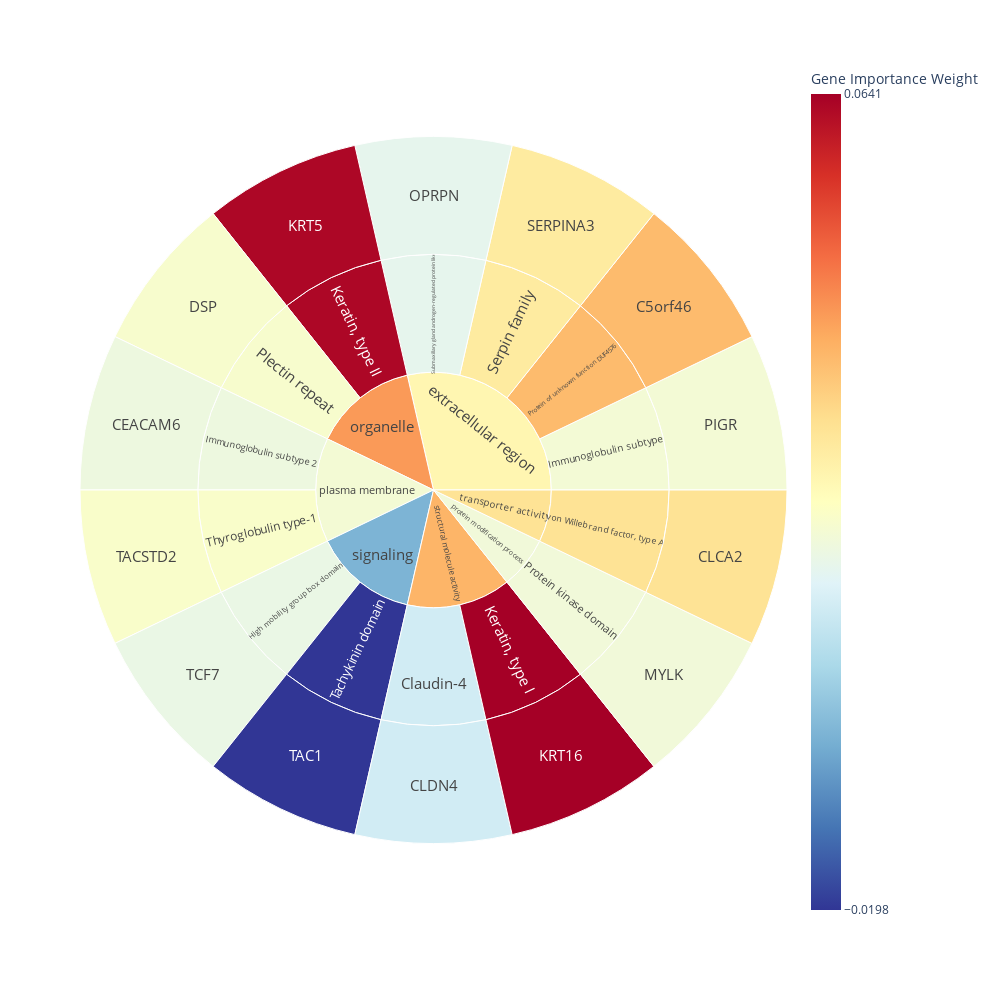

The notebook cell this image was saved under:
### Markdown cell above
### Visualise genes and gene weights as a sunburst plot for easier interpretability

### Code cell
fig = px.sunburst(df_filtered, 
                  path=['Pathway', 'Family', 'Gene'], 
                  color='Gene Weight',
                  color_continuous_scale='RdYlBu_r')

fig.update_layout(coloraxis_colorbar=dict(
    title="Gene Importance Weight",
    tickvals=[min(df_filtered['Gene Weight']), max(df_filtered['Gene Weight'])],
    tickmode='array' 
))

fig.update_layout(
    width=1000,
    height=1000
)

fig.update_traces(
    textinfo="label",
    insidetextfont=dict(size=15)
)

fig.show()

### Figure 1 — Plotly figure (JSON) as saved in the notebook; plotly's stock layout.template omitted (floating-point values rounded to 4 significant figures)
{"data": [{"branchvalues": "total", "customdata": [[0.0367], [0.0174], [0.0297], [0.0114], [0.0201], [0.0641], [0.0628], [0.0183], [0.0154], [0.0189], [0.0276], [-0.0198], [0.0206], [0.0165], [0.0114], [0.0165], [0.0189], [0.0174], [0.0641], [0.0628], [0.0201], [0.0183], [0.0367], [0.0276], [0.0154], [-0.0198], [0.0206], [0.0297], [0.02465], [0.04145], [0.019], [0.0183], [-0.00165], [0.03775], [0.0297]], "domain": {"x": [0, 1], "y": [0, 1]}, "hovertemplate": "labels=%{label}<br>count=%{value}<br>parent=%{parent}<br>id=%{id}<br>Gene Weight=%{color}<extra></extra>", "ids": ["extracellular region/Protein of unknown function DUF4576/C5orf46", "plasma membrane/Immunoglobulin subtype 2/CEACAM6", "transporter activity/von Willebrand factor, type A/CLCA2", "structural molecule activity/Claudin-4/CLDN4", "organelle/Plectin repeat/DSP", "structural molecule activity/Keratin, type I/KRT16", "organelle/Keratin, type II/KRT5", "protein modification process/Protein kinase domain/MYLK", "extracellular region/Submaxillary gland androgen-regulated protein like/OPRPN", "extracellular region/Immunoglobulin subtype/PIGR", "extracellular region/Serpin family/SERPINA3", "signaling/Tachykinin domain/TAC1", "plasma membrane/Thyroglobulin type-1/TACSTD2", "signaling/High mobility group box domain/TCF7", "structural molecule activity/Claudin-4", "signaling/High mobility group box domain", "extracellular region/Immunoglobulin subtype", "plasma membrane/Immunoglobulin subtype 2", "structural molecule activity/Keratin, type I", "organelle/Keratin, type II", "organelle/Plectin repeat", "protein modification process/Protein kinase domain", "extracellular region/Protein of unknown function DUF4576", "extracellular region/Serpin family", "extracellular region/Submaxillary gland androgen-regulated protein like", "signaling/Tachykinin domain", "plasma membrane/Thyroglobulin type-1", "transporter activity/von Willebrand factor, type A", "extracellular region", "organelle", "plasma membrane", "protein modification process", "signaling", "structural molecule activity", "transporter activity"], "insidetextfont": {"size": 15}, "labels": ["C5orf46", "CEACAM6", "CLCA2", "CLDN4", "DSP", "KRT16", "KRT5", "MYLK", "OPRPN", "PIGR", "SERPINA3", "TAC1", "TACSTD2", "TCF7", "Claudin-4", "High mobility group box domain", "Immunoglobulin subtype", "Immunoglobulin subtype 2", "Keratin, type I", "Keratin, type II", "Plectin repeat", "Protein kinase domain", "Protein of unknown function DUF4576", "Serpin family", "Submaxillary gland androgen-regulated protein like", "Tachykinin domain", "Thyroglobulin type-1", "von Willebrand factor, type A", "extracellular region", "organelle", "plasma membrane", "protein modification process", "signaling", "structural molecule activity", "transporter activity"], "marker": {"coloraxis": "coloraxis", "colors": [0.0367, 0.0174, 0.0297, 0.0114, 0.0201, 0.0641, 0.0628, 0.0183, 0.0154, 0.0189, 0.0276, -0.0198, 0.0206, 0.0165, 0.0114, 0.0165, 0.0189, 0.0174, 0.0641, 0.0628, 0.0201, 0.0183, 0.0367, 0.0276, 0.0154, -0.0198, 0.0206, 0.0297, 0.02465, 0.04145, 0.019, 0.0183, -0.00165, 0.03775, 0.0297]}, "name": "", "parents": ["extracellular region/Protein of unknown function DUF4576", "plasma membrane/Immunoglobulin subtype 2", "transporter activity/von Willebrand factor, type A", "structural molecule activity/Claudin-4", "organelle/Plectin repeat", "structural molecule activity/Keratin, type I", "organelle/Keratin, type II", "protein modification process/Protein kinase domain", "extracellular region/Submaxillary gland androgen-regulated protein like", "extracellular region/Immunoglobulin subtype", "extracellular region/Serpin family", "signaling/Tachykinin domain", "plasma membrane/Thyroglobulin type-1", "signaling/High mobility group box domain", "structural molecule activity", "signaling", "extracellular region", "plasma membrane", "structural molecule activity", "organelle", "organelle", "protein modification process", "extracellular region", "extracellular region", "extracellular region", "signaling", "plasma membrane", "transporter activity", "", "", "", "", "", "", ""], "textinfo": "label", "type": "sunburst", "values": [1, 1, 1, 1, 1, 1, 1, 1, 1, 1, 1, 1, 1, 1, 1, 1, 1, 1, 1, 1, 1, 1, 1, 1, 1, 1, 1, 1, 4, 2, 2, 1, 2, 2, 1]}], "layout": {"coloraxis": {"colorbar": {"tickmode": "array", "tickvals": [-0.0198, 0.0641], "title": {"text": "Gene Importance Weight"}}, "colorscale": [[0, "rgb(49,54,149)"], [0.1, "rgb(69,117,180)"], [0.2, "rgb(116,173,209)"], [0.3, "rgb(171,217,233)"], [0.4, "rgb(224,243,248)"], [0.5, "rgb(255,255,191)"], [0.6, "rgb(254,224,144)"], [0.7, "rgb(253,174,97)"], [0.8, "rgb(244,109,67)"], [0.9, "rgb(215,48,39)"], [1, "rgb(165,0,38)"]]}, "height": 1000, "legend": {"tracegroupgap": 0}, "margin": {"t": 60}, "width": 1000}}
